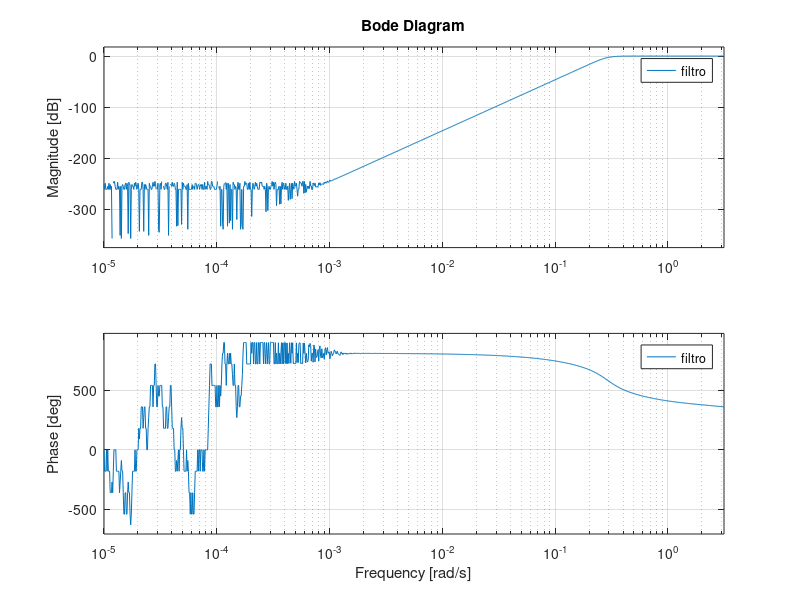

Write the MATLAB code that produced this figure. (Note: this script raises an error after producing the figure.)
close all
clear all
clc

fm = 100e3;
fn = fm/2;
fp = 15e3;
Rp = 1;
fs = 30e3;
Rs = 30;
Op = tan(pi*fp/fn/2);
Os = tan(pi*fs/fn/2);

[N,Oc] = buttord(Op,Os,Rp,Rs,'s');
[B,A]  = butter(N,Oc,'high','s');
[Bd, Ad] = bilinear(B,A,1/2);
filtro = tf(Bd,Ad,1);
figure;
bode(filtro);
[H,w] = freqz(Bd,Ad,1024);
figure;
yyaxis right
plot(w/pi,abs(H));
ylabel('Magnitud');
yyaxis left
plot(w/pi,180/pi*angle(H));
ylabel('Fase');

xlabel('\omega/pi');

[Bdir Adir] = butter(N,2*atan(Oc)/pi,'high');
filtro = tf(Bdir,Adir,1);
figure;
bode(filtro);
[H,w] = freqz(Bd,Ad,1024);
figure;
yyaxis left
plot(w/pi,abs(H));
ylabel('Magnitud');
yyaxis right
plot(w/pi,180/pi*angle(H));
ylabel('Fase');
legend('|H(\omega)|','\angle|H(\omega)|');
grid on;
grid minor;
